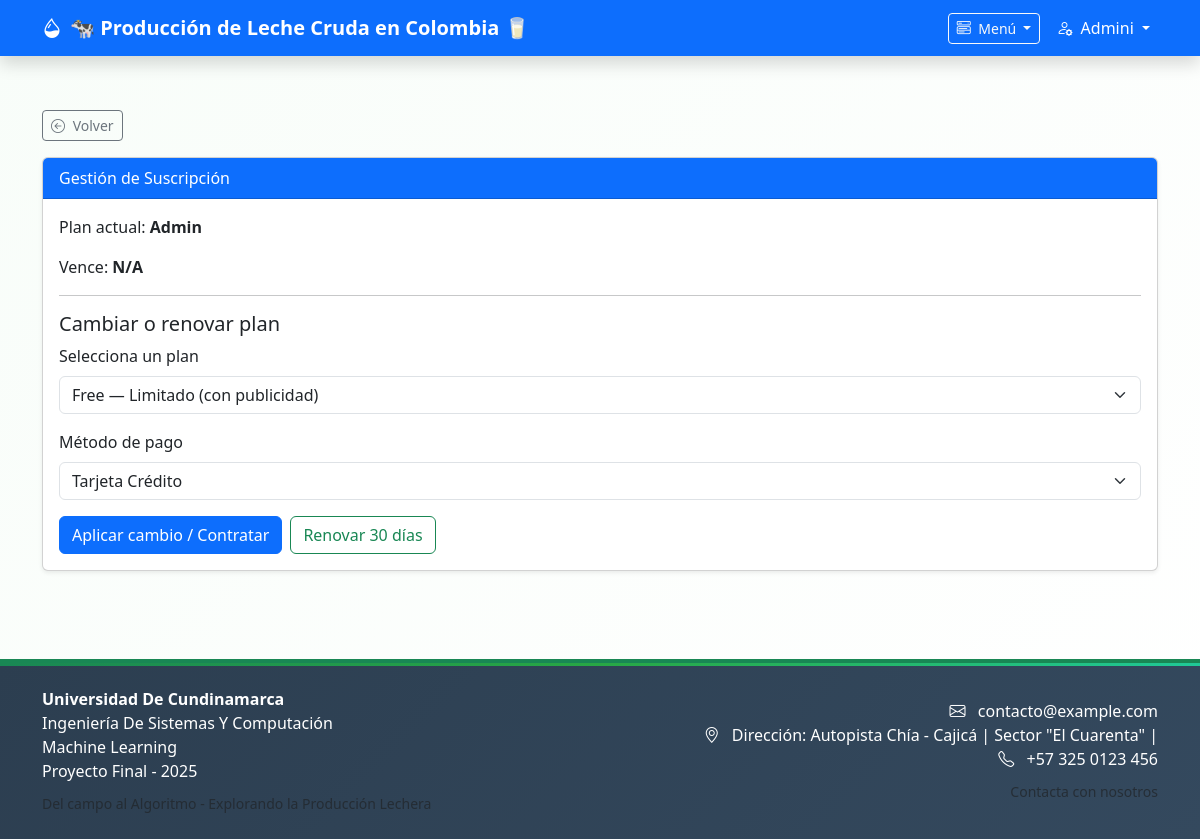
Screenshot of /perfil/suscripcion (signed in) with the database file from the repository.
### models.py (models this page shows, shortened)
class User(db.Model, UserMixin):
    __tablename__ = 'blog_user'
    """Modelo de usuario.

    Campos principales: id, name, email, password, is_admin.
    Métodos: set_password, check_password, save, y selectores estáticos.
    """
    id = db.Column(db.Integer, primary_key=True)
    name = db.Column(db.String(80), nullable=False)
    email = db.Column(db.String(256), unique=True, nullable=False)
    password = db.Column(db.String(128), nullable=False)
    is_admin = db.Column(db.Boolean, default=False)
    role = db.Column(db.String(20), default='free')
    subscription_expires = db.Column(db.DateTime, nullable=True)
    def set_password(self, password):
        """Hashea y almacena la contraseña provista.

        Nota: utiliza `werkzeug.security.generate_password_hash`.
        """
        self.password = generate_password_hash(password)
    def check_password(self, password):
        """Comprueba que `password` coincida con el hash almacenado.

        Devuelve True si coinciden, False en caso contrario.
        """
        return check_password_hash(self.password, password)
    def save(self):
        """Guarda (insert/commit) el objeto en la base de datos.

        Añade el objeto a la sesión si es nuevo y realiza commit. No
        devuelve valor; si falla lanzará excepción del ORM.
        """
        if not self.id:
            db.session.add(self)
        db.session.commit()

### perfil.py (the view, shortened to what this page needs)
@perfil_bp.route('/perfil/suscripcion', methods=['GET', 'POST'])
@login_required
def suscripcion():
    return render_template('perfil_suscripcion.html', user=current_user)

### app.py (called while the page is built, shortened)
@login_manager.user_loader
def load_user(user_id):
    return User.query.get(int(user_id))

@app.before_request
def session_timeout_handler():
    try:
        if 'usuario' not in session and not current_user.is_authenticated:
            return None
    except Exception:
        return None
    last = session.get('last_activity')
    now_ts = datetime.utcnow().timestamp()
    if last:
        elapsed = now_ts - float(last)
    session['last_activity'] = now_ts
    try:
        if current_user.is_authenticated:
            expires = getattr(current_user, 'subscription_expires', None)
    except Exception:
        pass

### templates/perfil_suscripcion.html (shortened to what this page needs)
{% extends "base.html" %}
{% block content %}
<div class="card shadow-sm mb-4">
  <div class="card-header bg-primary text-white">Gestión de Suscripción</div>
  <div class="card-body">
    <p>Plan actual: <strong>{{ user.role|capitalize }}</strong></p>
    <p>Vence: <strong>{{ user.subscription_expires|format_colombia("%Y-%m-%d") if user.subscription_expires else 'N/A' }}</strong></p>
    <hr>
    <h5>Cambiar o renovar plan</h5>
    <form method="post">
      <div class="mb-3">
        <label class="form-label">Selecciona un plan</label>
        <select name="plan" class="form-select">
          <option value="free" {% if user.role=='free' %}selected{% endif %}>Free — Limitado (con publicidad)</option>
        </select>
      </div>
      <div class="mb-3">
        <label class="form-label">Método de pago</label>
        <select name="payment_method" class="form-select">
          <option value="tarjeta_credito">Tarjeta Crédito</option>
        </select>
      </div>
      <div class="d-flex gap-2">
        <button name="action" value="change_plan" class="btn btn-primary">Aplicar cambio / Contratar</button>
        <button name="action" value="renew" class="btn btn-outline-success">Renovar 30 días</button>
      </div>
    </form>
  </div>
</div>
{% endblock %}

### templates/base.html (shortened to what this page needs)
<!DOCTYPE html>
<html lang="es">
<head>
    <link href="https://cdn.jsdelivr.net/npm/bootstrap@5.3.2/dist/css/bootstrap.min.css" rel="stylesheet">
    <link rel="stylesheet" href="https://cdn.jsdelivr.net/npm/bootstrap-icons/font/bootstrap-icons.css">
    <link rel="stylesheet" href="{{ url_for('static', filename='style.css') }}">
</head>
<body style="padding-top: 70px;">
    <nav class="navbar navbar-expand-lg navbar-dark bg-primary fixed-top shadow">
        <div class="container">
            <a class="navbar-brand navbar-brand-custom" href="{{ url_for('inicio') }}" data-bs-toggle="tooltip" data-bs-title="Página de inicio">
                <i class="bi bi-droplet-half me-2"></i>🐄 <strong>Producción de Leche Cruda en Colombia</strong> 🥛
            </a>
            <div class="collapse navbar-collapse" id="navbarNav">
                <div class="navbar-nav ms-auto d-flex align-items-center">
                    <div class="nav-item dropdown me-2">
                        <a class="btn btn-outline-light btn-sm dropdown-toggle" href="#" role="button" data-bs-toggle="dropdown" aria-expanded="false">
                            <i class="bi bi-menu-button-wide me-1"></i> Menú
                        </a>
                    </div>
                    {% if 'usuario' in session %}
                        <div class="nav-item dropdown">
                            <a class="nav-link dropdown-toggle text-white" href="#" role="button" data-bs-toggle="dropdown" data-bs-title="Menú de usuario">
                                <i class="bi bi-person-gear me-1"></i> {{ session['usuario'] }}
                            </a>
                        </div>
                    {% endif %}
                </div>
            </div>
        </div>
    </nav>
    <main class="container mt-4 py-3">
        {% if request.path != url_for('inicio') %}
            <div class="mb-3">
                <button type="button" id="btn-volver" class="btn btn-outline-secondary btn-sm">
                    <i class="bi bi-arrow-left-circle me-1"></i> Volver
                </button>
            </div>
        {% endif %}
        {% block content %}{% endblock %}
    </main>
    <footer class="bg-dark text-white py-4 mt-5">
        <div class="container">
            <div class="row align-items-center">
                <div class="col-md-6">
                    <ul class="list-unstyled mb-2">
                        <li><strong>Universidad De Cundinamarca</strong></li>
                        <li>Ingeniería De Sistemas Y Computación</li>
                        <li>Machine Learning</li>
                        <li>Proyecto Final - 2025</li>
                    </ul>
                    <small class="text-muted">Del campo al Algoritmo - Explorando la Producción Lechera</small>
                </div>
                <div class="col-md-6 text-md-end">
                    <ul class="list-unstyled mb-2">
                        <li>
                            <i class="bi bi-envelope me-2"></i>
                            <a href="mailto:contacto@example.com" class="text-white text-decoration-none">
                                contacto@example.com
                            </a>
                        </li>
                        <li>
                            <i class="bi bi-geo-alt me-2"></i>
                            Dirección: Autopista Chía - Cajicá | Sector "El Cuarenta" |
                        </li>
                        <li>
                            <i class="bi bi-telephone me-2"></i>
                            <a href="tel:+573250123456" class="text-white text-decoration-none">
                                +57 325 0123 456
                            </a>
                        </li>
                    </ul>
                    <small class="text-muted">Contacta con nosotros</small>
                </div>
            </div>
        </div>
    </footer>
</body>
</html>

### static/style.css (style rules this page uses)
:root { --verde-principal: #10684b; --verde-secundario: #198754; --verde-claro: #e6f4ea; --verde-pastel: #e9f5ee; --sombra-verde: rgba(16, 104, 75, 0.1); --gris-texto: #444444; }
body { font-family: 'Segoe UI', system-ui, -apple-system, sans-serif; background: linear-gradient(135deg, #f8fdf9 0%, #ffffff 100%); min-height: 100vh; }
footer { border-top: 4px solid var(--verde-secundario); background: linear-gradient(135deg, #2c3e50 0%, #34495e 100%); position: relative; }
footer::before { content: ""; position: absolute; top: 0; left: 0; right: 0; height: 3px; background: linear-gradient(90deg, var(--verde-secundario), #28a745, #20c997); }

### rows the page displays
User: usuario "Admini", role "Admin", subscription_expires "N/A"
